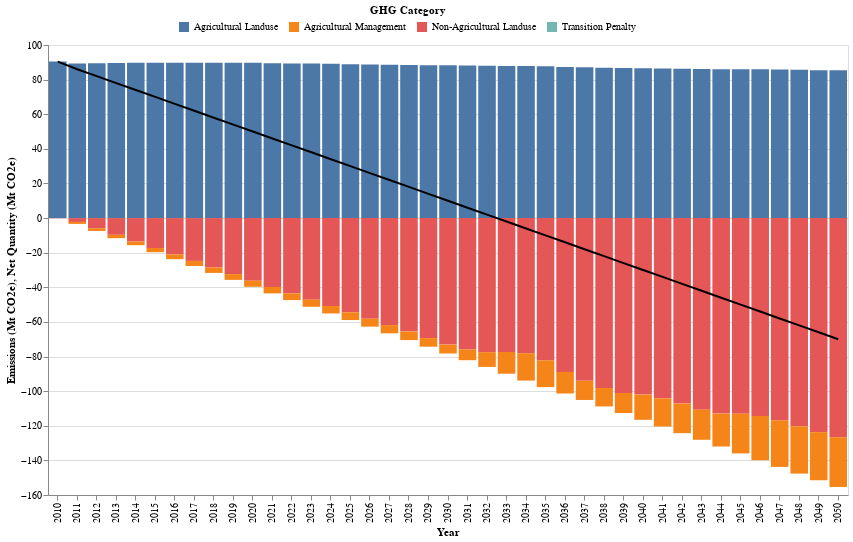

Write notebook code for a chart like this one.
### Code cell
# HIDE CODE
# Create a base chart with the necessary transformations and encodings
base_chart = alt.Chart(GHG_files).transform_calculate(
    GHG_sum_Mt = "datum.GHG_sum_t/1000000"
).encode(
    x=alt.X('year:O',axis=alt.Axis(title="Year", labelAngle=-90)),  # Treat year as an ordinal data type
    tooltip=[alt.Tooltip('base_name', title='GHG Category'),
             alt.Tooltip('GHG_sum_Mt:Q', title='Emissions (Mt CO2e)')]
).properties(
    width=600,
    height=400
)



# Create a column chart with the base chart
column_chart = base_chart.mark_bar().encode(
    color=alt.Color('base_name:N',legend=alt.Legend(
                                            title="GHG Category",
                                            orient='none',
                                            legendX=130, legendY=-40,
                                            direction='horizontal',
                                            titleAnchor='start')),  
    y=alt.Y('GHG_sum_Mt:Q',title='Emissions (Mt CO2e)'),  # Treat GHA_accumulative as a quantitative field
)

# Create a column chart with the base chart
line_chart = alt.Chart(Net_emission).mark_line(color='black').encode(
    tooltip=[alt.Tooltip('Net_emission:Q',title='Net Quantity (Mt CO2e)')],
    x=alt.X('year:O'),
    y=alt.Y('Net_emission:Q',title='Net Quantity (Mt CO2e)'))


# Combine the layers into a final chart
final_chart = alt.layer(
    column_chart,
    line_chart,
).properties(
    width=800,
    height=450
)


final_chart

### Figure 1 — Vega-Lite specification as saved in the notebook (floating-point values rounded to 4 significant figures; data arrays with more than 128 entries replaced by an {"elided": "..."} marker saying what was removed)
{"config": {"view": {"continuousWidth": 300, "continuousHeight": 300}}, "layer": [{"data": {"name": "data-e3905b8f929c34903451b7703812a3ed"}, "mark": {"type": "bar"}, "encoding": {"color": {"field": "base_name", "legend": {"direction": "horizontal", "legendX": 130, "legendY": -40, "orient": "none", "title": "GHG Category", "titleAnchor": "middle"}, "type": "nominal"}, "tooltip": [{"field": "base_name", "title": "GHG Category", "type": "nominal"}, {"field": "GHG_sum_Mt", "title": "Emissions (Mt CO2e)", "type": "quantitative"}], "x": {"axis": {"labelAngle": -90, "title": "Year"}, "field": "year", "type": "ordinal"}, "y": {"field": "GHG_sum_Mt", "title": "Emissions (Mt CO2e)", "type": "quantitative"}}, "transform": [{"calculate": "datum.GHG_sum_t/1000000", "as": "GHG_sum_Mt"}]}, {"data": {"name": "data-d8f446532f52ad6c7e7f6dddecec1a54"}, "mark": {"type": "line", "color": "black"}, "encoding": {"tooltip": [{"field": "Net_emission", "title": "Net Quantity (Mt CO2e)", "type": "quantitative"}], "x": {"field": "year", "type": "ordinal"}, "y": {"field": "Net_emission", "title": "Net Quantity (Mt CO2e)", "type": "quantitative"}}}], "height": 450, "width": 800, "$schema": "https://vega.github.io/schema/vega-lite/v5.15.1.json", "datasets": {"data-e3905b8f929c34903451b7703812a3ed": {"elided": "164 records"}, "data-d8f446532f52ad6c7e7f6dddecec1a54": [{"year": 2010, "Net_emission": 90.4}, {"year": 2011, "Net_emission": 86.0}, {"year": 2012, "Net_emission": 82.0}, {"year": 2013, "Net_emission": 78.0}, {"year": 2014, "Net_emission": 74.0}, {"year": 2015, "Net_emission": 70.0}, {"year": 2016, "Net_emission": 66.0}, {"year": 2017, "Net_emission": 62.0}, {"year": 2018, "Net_emission": 58.0}, {"year": 2019, "Net_emission": 54.0}, {"year": 2020, "Net_emission": 50.0}, {"year": 2021, "Net_emission": 46.0}, {"year": 2022, "Net_emission": 42.0}, {"year": 2023, "Net_emission": 38.0}, {"year": 2024, "Net_emission": 34.0}, {"year": 2025, "Net_emission": 30.0}, {"year": 2026, "Net_emission": 26.0}, {"year": 2027, "Net_emission": 22.0}, {"year": 2028, "Net_emission": 18.0}, {"year": 2029, "Net_emission": 14.0}, {"year": 2030, "Net_emission": 9.996}, {"year": 2031, "Net_emission": 5.998}, {"year": 2032, "Net_emission": 1.998}, {"year": 2033, "Net_emission": -2.001}, {"year": 2034, "Net_emission": -6.018}, {"year": 2035, "Net_emission": -10.0}, {"year": 2036, "Net_emission": -14.0}, {"year": 2037, "Net_emission": -18.0}, {"year": 2038, "Net_emission": -22.0}, {"year": 2039, "Net_emission": -26.01}, {"year": 2040, "Net_emission": -30.0}, {"year": 2041, "Net_emission": -34.0}, {"year": 2042, "Net_emission": -38.0}, {"year": 2043, "Net_emission": -42.0}, {"year": 2044, "Net_emission": -46.0}, {"year": 2045, "Net_emission": -50.0}, {"year": 2046, "Net_emission": -54.0}, {"year": 2047, "Net_emission": -58.0}, {"year": 2048, "Net_emission": -62.0}, {"year": 2049, "Net_emission": -66.0}, {"year": 2050, "Net_emission": -70.0}]}}
